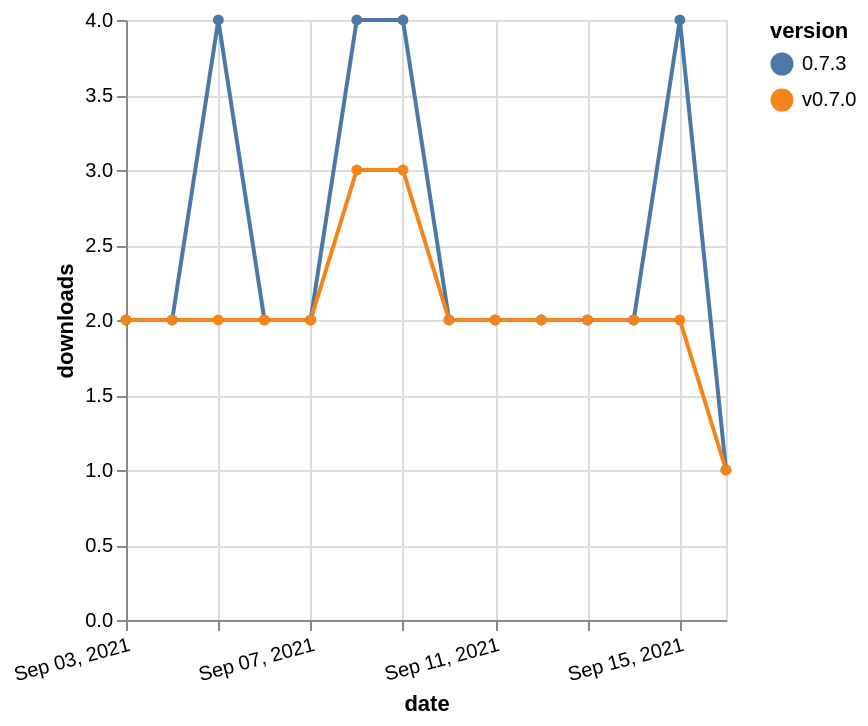

The specification (Vega-Lite) saved for this image:
### Vega-Lite specification from a JSON file in a GitHub repository (floating-point values rounded to 4 significant figures)
{"$schema": "https://vega.github.io/schema/vega-lite/v5.json", "description": "A simple bar chart with embedded data.", "data": {"values": [{"date": "2021-09-03", "total": 2989, "delta": 2, "version": "0.7.3"}, {"date": "2021-09-04", "total": 2991, "delta": 2, "version": "0.7.3"}, {"date": "2021-09-05", "total": 2995, "delta": 4, "version": "0.7.3"}, {"date": "2021-09-06", "total": 2997, "delta": 2, "version": "0.7.3"}, {"date": "2021-09-07", "total": 2999, "delta": 2, "version": "0.7.3"}, {"date": "2021-09-08", "total": 3003, "delta": 4, "version": "0.7.3"}, {"date": "2021-09-09", "total": 3007, "delta": 4, "version": "0.7.3"}, {"date": "2021-09-10", "total": 3009, "delta": 2, "version": "0.7.3"}, {"date": "2021-09-11", "total": 3011, "delta": 2, "version": "0.7.3"}, {"date": "2021-09-12", "total": 3013, "delta": 2, "version": "0.7.3"}, {"date": "2021-09-13", "total": 3015, "delta": 2, "version": "0.7.3"}, {"date": "2021-09-14", "total": 3017, "delta": 2, "version": "0.7.3"}, {"date": "2021-09-15", "total": 3021, "delta": 4, "version": "0.7.3"}, {"date": "2021-09-16", "total": 3022, "delta": 1, "version": "0.7.3"}, {"date": "2021-09-03", "total": 2668, "delta": 2, "version": "v0.7.0"}, {"date": "2021-09-04", "total": 2670, "delta": 2, "version": "v0.7.0"}, {"date": "2021-09-05", "total": 2672, "delta": 2, "version": "v0.7.0"}, {"date": "2021-09-06", "total": 2674, "delta": 2, "version": "v0.7.0"}, {"date": "2021-09-07", "total": 2676, "delta": 2, "version": "v0.7.0"}, {"date": "2021-09-08", "total": 2679, "delta": 3, "version": "v0.7.0"}, {"date": "2021-09-09", "total": 2682, "delta": 3, "version": "v0.7.0"}, {"date": "2021-09-10", "total": 2684, "delta": 2, "version": "v0.7.0"}, {"date": "2021-09-11", "total": 2686, "delta": 2, "version": "v0.7.0"}, {"date": "2021-09-12", "total": 2688, "delta": 2, "version": "v0.7.0"}, {"date": "2021-09-13", "total": 2690, "delta": 2, "version": "v0.7.0"}, {"date": "2021-09-14", "total": 2692, "delta": 2, "version": "v0.7.0"}, {"date": "2021-09-15", "total": 2694, "delta": 2, "version": "v0.7.0"}, {"date": "2021-09-16", "total": 2695, "delta": 1, "version": "v0.7.0"}]}, "width": "container", "mark": {"type": "line", "point": {"filled": true}}, "encoding": {"x": {"field": "date", "type": "temporal", "timeUnit": "yearmonthdate", "title": "date", "axis": {"labelAngle": -15}}, "y": {"field": "delta", "type": "quantitative", "title": "downloads"}, "color": {"field": "version", "type": "nominal"}, "tooltip": {"field": "delta"}}}
